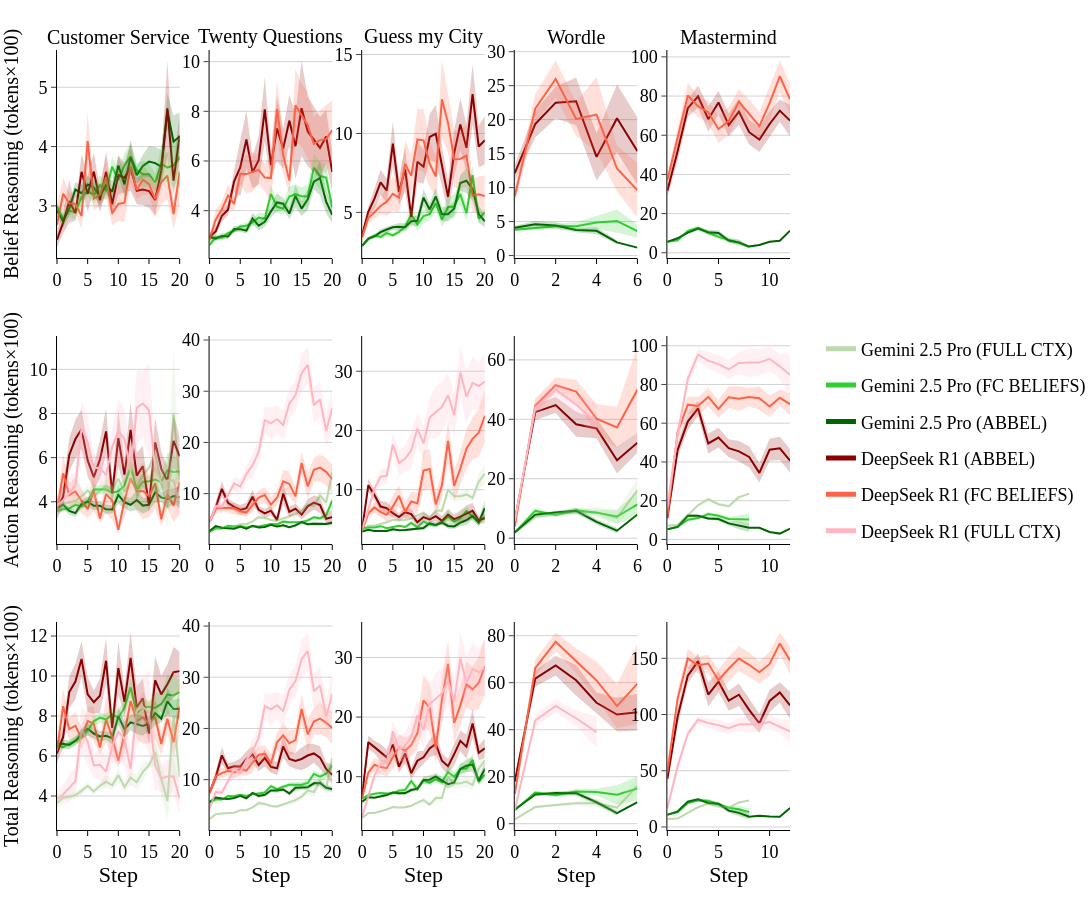

The notebook cell saved with this chart:
### Code cell
fig = plot_reasoning_length(df_reasoning, reasoning_types = ['Belief Reasoning', 'Action Reasoning','Total Reasoning'], tokens=True)
fig.show()
fig.write_image("figures/frontier_combined_reasoning_tokens.pdf", width=1400, height=900)
